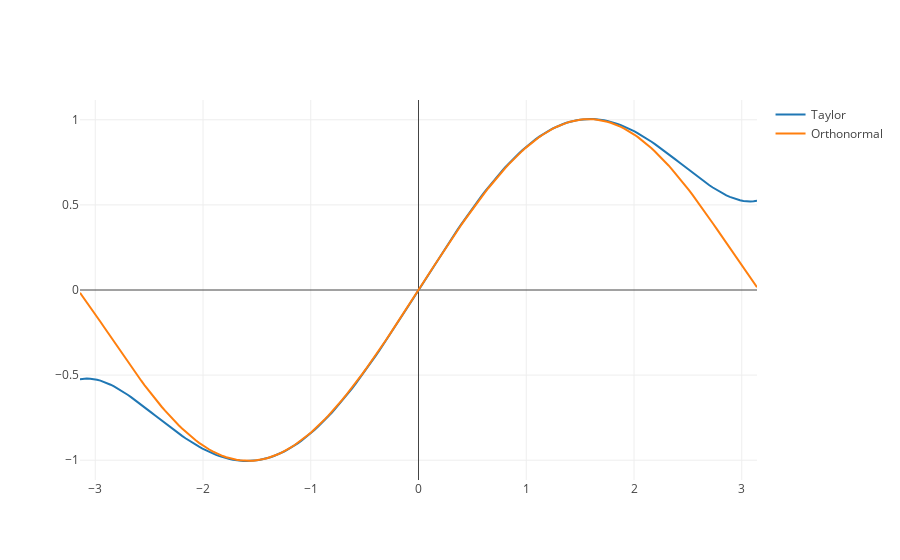

Notebook code cell kept with this figure:
### Markdown cell above
### c) ###
The even coefficients are all 0. This makes intuitive sense because $sin(x)$ is an odd function and should not have any non-zero even components, especially since it is vertically centered at $y = 0$.

### d) ###

The Taylor approximation is very good for the interval $ [-\dfrac{\pi}{2}, \dfrac{\pi}{2}]$, and starts to diverge outside of this interval.

The orthonormal polynomial basis projection is a better approximator for the function over the entire interval because we explicitly optimized for the pointwise squared difference. That is, it is important to approximate well at all points, and not just near the origin. 

The Taylor series approximates well at the origin as it is a _local_ descriptor and uses derivatives at the origin only. 

Plots below:

### Code cell
import plotly.offline as py
import plotly.graph_objs as go
py.offline.init_notebook_mode(connected=True)

N = 200
x = np.linspace(-np.pi, np.pi, N)
taylor_approx_f = lambda x: x - x ** 3 / 6.0 + x ** 5 / 120.0
taylor_approx = np.array(map(taylor_approx_f, x))
my_approx_f = lambda x: get_poly(x, alphas)
my_approx = np.array(map(my_approx_f, x))

taylor_approx_data = go.Scatter(x = x, y = taylor_approx, name='Taylor')
my_approx_data = go.Scatter(x = x, y = my_approx, name='Orthonormal')
py.iplot([taylor_approx_data, my_approx_data], filename='q1.13-d')

### Figure 1 — Plotly figure (JSON) as saved in the notebook; plotly's stock layout.template omitted (floating-point values rounded to 4 significant figures; data arrays with more than 128 entries replaced by an {"elided": "..."} marker saying what was removed)
{"data": [{"name": "Taylor", "type": "scatter", "uid": "47ed7ad4-be28-11e8-9b1d-989096ca58ea", "x": {"elided": "200 float values"}, "y": {"elided": "200 float values"}}, {"name": "Orthonormal", "type": "scatter", "uid": "47ed7ad5-be28-11e8-9b1d-989096ca58ea", "x": {"elided": "200 float values"}, "y": {"elided": "200 float values"}}], "layout": {}}
